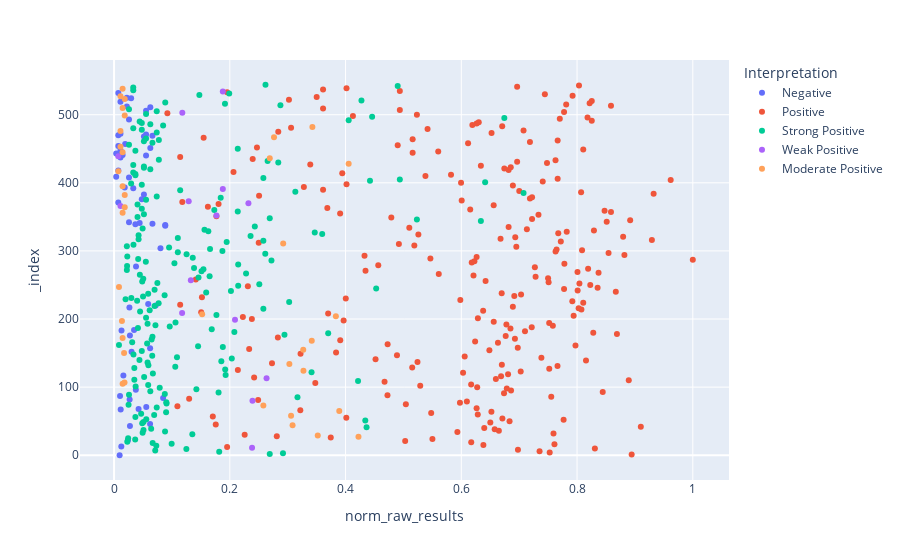

The cell this chart's notebook holds for it:
### Code cell
px.scatter(co_subset, x = 'norm_raw_results', color = 'Interpretation'
    )

### Figure 1 — Plotly figure (JSON) as saved in the notebook; plotly's stock layout.template omitted (floating-point values rounded to 4 significant figures; data arrays with more than 128 entries replaced by an {"elided": "..."} marker saying what was removed)
{"data": [{"hovertemplate": "Interpretation=Negative<br>norm_raw_results=%{x}<br>_index=%{y}<extra></extra>", "legendgroup": "Negative", "marker": {"color": "#636efa", "symbol": "circle"}, "mode": "markers", "name": "Negative", "orientation": "h", "showlegend": true, "type": "scatter", "x": [0.009581, 0.01253, 0.02395, 0.02744, 0.06223, 0.01142, 0.04238, 0.05564, 0.0269, 0.08476, 0.01032, 0.03759, 0.01609, 0.03022, 0.06228, 0.02738, 0.0129, 0.03454, 0.02653, 0.07186, 0.05896, 0.03796, 0.08017, 0.08844, 0.08844, 0.03685, 0.06633, 0.04422, 0.0258, 0.00737, 0.04791, 0.05159, 0.03317, 0.01843, 0.0258, 0.003685, 0.00737, 0.01106, 0.05528, 0.01474, 0.01106, 0.003685, 0.01106, 0.06265, 0.00737, 0.01916, 0.05159, 0.06633, 0.00737, 0.05528, 0.01106, 0.0258, 0.05528, 0.06265, 0.02211, 0.01106, 0.02948, 0.02211, 0.00737], "xaxis": "x", "y": [0, 13, 22, 43, 46, 67, 68, 71, 82, 84, 87, 96, 117, 152, 157, 176, 183, 184, 217, 220, 222, 277, 304, 337, 338, 339, 340, 341, 342, 371, 376, 383, 392, 393, 408, 409, 418, 437, 440, 441, 442, 443, 448, 451, 454, 457, 468, 469, 470, 471, 472, 493, 506, 511, 512, 519, 524, 525, 532], "yaxis": "y"}, {"hovertemplate": "Interpretation=Positive<br>norm_raw_results=%{x}<br>_index=%{y}<extra></extra>", "legendgroup": "Positive", "marker": {"color": "#EF553B", "symbol": "circle"}, "mode": "markers", "name": "Positive", "orientation": "h", "showlegend": true, "type": "scatter", "x": {"elided": "244 float values"}, "xaxis": "x", "y": {"elided": "244 int values"}, "yaxis": "y"}, {"hovertemplate": "Interpretation=Strong Positive<br>norm_raw_results=%{x}<br>_index=%{y}<extra></extra>", "legendgroup": "Strong Positive", "marker": {"color": "#00cc96", "symbol": "circle"}, "mode": "markers", "name": "Strong Positive", "orientation": "h", "showlegend": true, "type": "scatter", "x": {"elided": "192 float values"}, "xaxis": "x", "y": {"elided": "192 int values"}, "yaxis": "y"}, {"hovertemplate": "Interpretation=Weak Positive<br>norm_raw_results=%{x}<br>_index=%{y}<extra></extra>", "legendgroup": "Weak Positive", "marker": {"color": "#ab63fa", "symbol": "circle"}, "mode": "markers", "name": "Weak Positive", "orientation": "h", "showlegend": true, "type": "scatter", "x": [0.2384, 0.2392, 0.2635, 0.2089, 0.1176, 0.1327, 0.1769, 0.01106, 0.2322, 0.129, 0.1879, 0.00737, 0.1179, 0.1879], "xaxis": "x", "y": [11, 80, 113, 199, 209, 257, 352, 366, 370, 373, 391, 439, 503, 534], "yaxis": "y"}, {"hovertemplate": "Interpretation=Moderate Positive<br>norm_raw_results=%{x}<br>_index=%{y}<extra></extra>", "legendgroup": "Moderate Positive", "marker": {"color": "#FFA15A", "symbol": "circle"}, "mode": "markers", "name": "Moderate Positive", "orientation": "h", "showlegend": true, "type": "scatter", "x": [0.4223, 0.3519, 0.3084, 0.3059, 0.3891, 0.258, 0.01474, 0.01806, 0.3272, 0.3029, 0.01732, 0.3269, 0.3416, 0.01474, 0.01363, 0.3832, 0.1522, 0.008476, 0.2922, 0.01474, 0.01843, 0.01843, 0.01474, 0.00737, 0.4054, 0.269, 0.01474, 0.01106, 0.2764, 0.01106, 0.3427, 0.01843, 0.01474, 0.01843, 0.01106, 0.01474], "xaxis": "x", "y": [27, 29, 44, 58, 65, 73, 105, 107, 124, 134, 150, 155, 168, 172, 197, 204, 207, 247, 311, 356, 364, 382, 395, 417, 428, 436, 445, 453, 467, 476, 482, 499, 510, 523, 527, 538], "yaxis": "y"}], "layout": {"legend": {"title": {"text": "Interpretation"}, "tracegroupgap": 0}, "margin": {"t": 60}, "xaxis": {"anchor": "y", "domain": [0, 1], "title": {"text": "norm_raw_results"}}, "yaxis": {"anchor": "x", "domain": [0, 1], "title": {"text": "_index"}}}}
